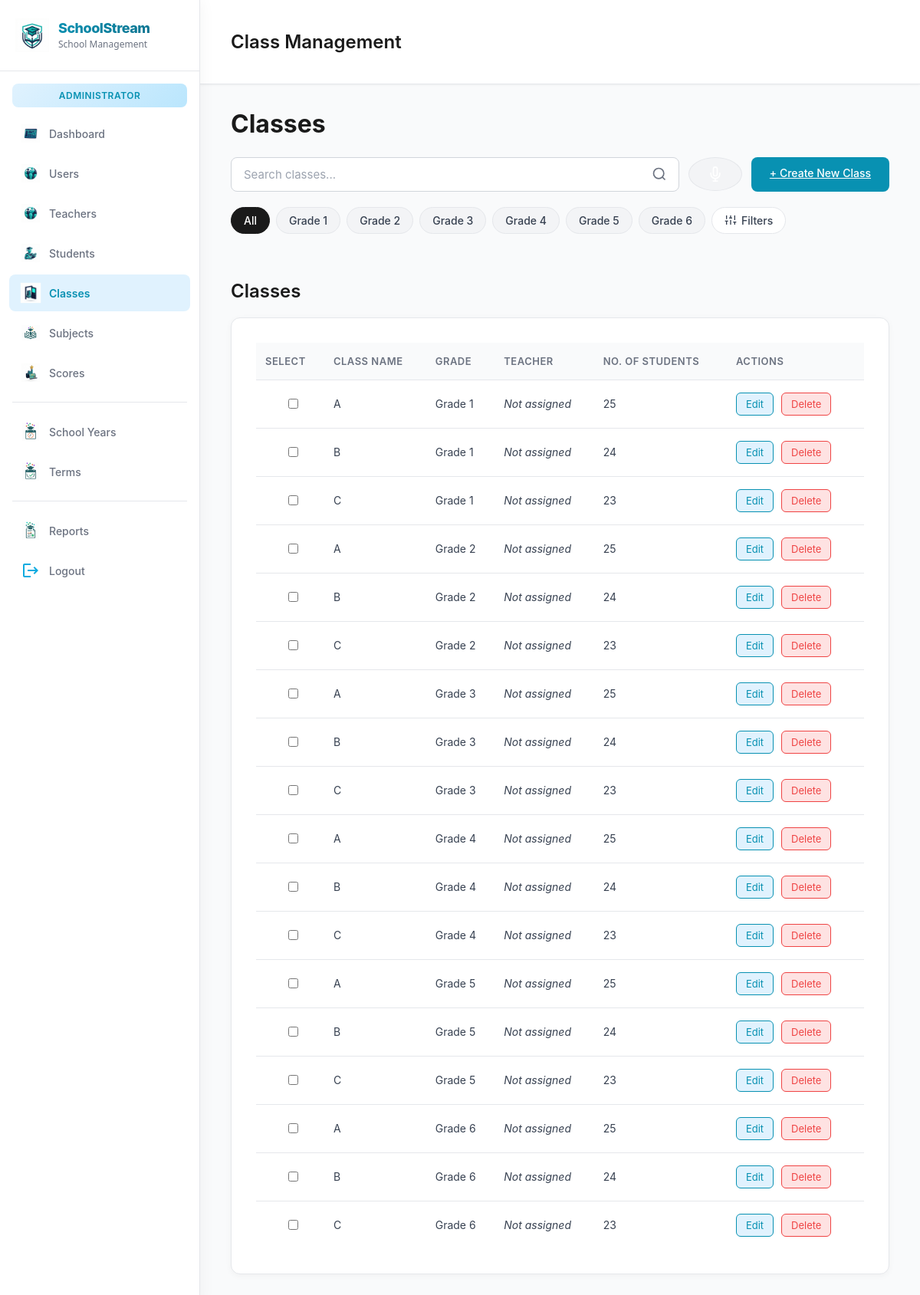
The app's page /views/classes/classManagement.php (signed in) with its own data.
### tables this page shows
CREATE TABLE IF NOT EXISTS classes (
    class_id INT AUTO_INCREMENT PRIMARY KEY,
    class_name VARCHAR(2) NOT NULL,
    grade_id INT NOT NULL,
    UNIQUE (class_name, grade_id),
    CONSTRAINT fk_classes_grade
        FOREIGN KEY (grade_id) REFERENCES grades(grade_id)
        ON DELETE RESTRICT
        ON UPDATE CASCADE
);

CREATE TABLE IF NOT EXISTS grades (
    grade_id INT AUTO_INCREMENT PRIMARY KEY,
    grade_name VARCHAR(20) NOT NULL UNIQUE
);

### models/Model.php (called while the page is built, shortened)
<?php
abstract class Model {
    protected static $pdo = null;
    protected function getConnection() {
        if (self::$pdo === null) {
            self::$pdo = getDBConnection();
        }
        return self::$pdo;
    }
    protected function query($sql, $params = []) {
        $pdo = $this->getConnection();
        try {
            $stmt = $pdo->prepare($sql);
            $stmt->execute($params);
            return $stmt->fetchAll(PDO::FETCH_ASSOC);
        } catch (PDOException $e) {
            error_log("Model query error: " . $e->getMessage());
            return [];
        }
    }
}

### models/SchoolClass.php (called while the page is built, shortened)
<?php
require_once __DIR__ . '/Model.php';
class SchoolClass extends Model {
    public function getAll() {
        $sql = "SELECT c.*, g.grade_name,
                (SELECT COUNT(*) FROM students s WHERE s.class_id = c.class_id) as student_count
                FROM classes c
                JOIN grades g ON c.grade_id = g.grade_id
                ORDER BY g.grade_id, c.class_name";
        return $this->query($sql);
    }
}

### controllers/ClassController.php (called while the page is built, shortened)
<?php
require_once __DIR__ . '/../models/SchoolClass.php';
class ClassController extends BaseController {
    private $classModel;
    public function __construct() {
        $this->classModel = new SchoolClass();
    }
    public function index() {
        return $this->classModel->getAll();
    }
}

### views/classes/classManagement.php (the view, shortened to what this page needs)
<?php
$headerPath = __DIR__ . '/includes/header.php';
if (!file_exists($headerPath)) $headerPath = __DIR__ . '/../../includes/header.php';
$parts = explode('/', trim($_SERVER['SCRIPT_NAME'], '/'));
$projectRoot = (isset($parts[1]) ? '/' . $parts[0] : '');
$extra_head = '<link rel="stylesheet" href="' . $projectRoot . '/public/assets/css/darkManagement.css?v=' . time() . '">';
require_once __DIR__ . '/../../controllers/ClassController.php';
$controller = new ClassController();
$classes = $controller->index();
?>
<div class="Main-Container">
    <?php require_once dirname($headerPath) . '/sidebar.php'; ?>
        <main class="main-dashboard">
            <div class = "header">
                <h2>Class Management</h2></div>
            <h1>Classes</h1>
            <section class="search-filter-section">
                <div class="search-bar-container">
                    <div class="search-bar">
                        <input type="text" id="searchInput" placeholder="Search classes..." onkeyup="searchClasses()">
                    </div>
                    <button class="voice-search-btn" title="Voice search">
                        <svg width="20" height="20" viewBox="0 0 24 24" fill="none" stroke="currentColor" stroke-width="2">
                            <path d="M12 1a3 3 0 0 0-3 3v8a3 3 0 0 0 6 0V4a3 3 0 0 0-3-3z"></path>
                            <path d="M19 10v2a7 7 0 0 1-14 0v-2"></path>
                            <line x1="12" y1="19" x2="12" y2="23"></line>
                            <line x1="8" y1="23" x2="16" y2="23"></line>
                        </svg>
                    </button>
                    <a href="class_create.php" class="create-btn" style="margin-left: auto;">
                        + Create New Class
                    </a>
                </div>
                <div class="filter-chips-container">
                    <div class="filter-chip active" onclick="filterClasses('all')">All</div>
                    <div class="filter-chip" onclick="filterClasses('grade-1')">Grade 1</div>
                    <div class="filter-chip" onclick="filterClasses('grade-2')">Grade 2</div>
                    <div class="filter-chip" onclick="filterClasses('grade-3')">Grade 3</div>
                    <div class="filter-chip" onclick="filterClasses('grade-4')">Grade 4</div>
                    <div class="filter-chip" onclick="filterClasses('grade-5')">Grade 5</div>
                    <div class="filter-chip" onclick="filterClasses('grade-6')">Grade 6</div>
                    <button class="filters-menu-btn">
                        Filters
                    </button>
                </div>
            </section>
             <h2 class = 'heading users'>Classes</h2>
            <section class="table-card">
                <table>
                    <thead>
                        <tr>
                        <th>Select</th>
                        <th>Class Name</th>
                        <th>Grade</th>
                        <th>Teacher</th>
                        <th>No. of Students</th>
                        <th>Actions</th>
                        </tr>
                    </thead>
                    <tbody>
                        <?php if (empty($classes)): ?>
                            <tr>
                                <td colspan="6" style="text-align: center; padding: 20px; color: #6b7280;">No classes found.</td>
                            </tr>
                        <?php else: ?>
                            <?php foreach ($classes as $class): ?>
                                <tr>
                                    <td><input type="checkbox" name="class[]" value="<?php echo $class['class_id']; ?>"></td>
                                    <td><?php echo htmlspecialchars($class['class_name']); ?></td>
                                    <td><?php echo htmlspecialchars($class['grade_name']); ?></td>
                                    <td><em>Not assigned</em></td>
                                    <td><?php echo $class['student_count']; ?></td>
                                    <td>
                                        <a href="class_edit.php?id=<?php echo $class['class_id']; ?>" class="action-btn edit-btn">Edit</a>
                                        <a href="#" class="action-btn delete-btn" onclick="if(confirm('Are you sure?')) window.location.href='class_delete.php?id=<?php echo $class['class_id']; ?>'">Delete</a>
                                    </td>
                                </tr>
                            <?php endforeach; ?>
                        <?php endif; ?>
                    </tbody>
                </table>
            </section>
        </main>
    </div>
</body>
</html>

### public/assets/css/style.css (style rules this page uses)
input::placeholder { color: rgba(255, 255, 255, 0.6); }
button { margin-top: 20px; width: 100%; padding: 10px; background-color: #7867f4; color: #fff; border: none; border-radius: 8px; font-weight: bold; cursor: pointer; transition: background 0.3s ease; }

### includes/header.php (style rules this page uses)
body { font-family:Arial,Helvetica,sans-serif;margin:0;padding:0 }

### records on screen
classes: class_name "A", grade.grade_name "Grade 1", student_count "25"
classes: class_name "B", grade.grade_name "Grade 1", student_count "24"
classes: class_name "C", grade.grade_name "Grade 1", student_count "23"
classes: class_name "A", grade.grade_name "Grade 2", student_count "25"
classes: class_name "B", grade.grade_name "Grade 2", student_count "24"
classes: class_name "C", grade.grade_name "Grade 2", student_count "23"
classes: class_name "A", grade.grade_name "Grade 3", student_count "25"
classes: class_name "B", grade.grade_name "Grade 3", student_count "24"
classes: class_name "C", grade.grade_name "Grade 3", student_count "23"
classes: class_name "A", grade.grade_name "Grade 4", student_count "25"
classes: class_name "B", grade.grade_name "Grade 4", student_count "24"
classes: class_name "C", grade.grade_name "Grade 4", student_count "23"
classes: class_name "A", grade.grade_name "Grade 5", student_count "25"
classes: class_name "B", grade.grade_name "Grade 5", student_count "24"
classes: class_name "C", grade.grade_name "Grade 5", student_count "23"
classes: class_name "A", grade.grade_name "Grade 6", student_count "25"
classes: class_name "B", grade.grade_name "Grade 6", student_count "24"
classes: class_name "C", grade.grade_name "Grade 6", student_count "23"
